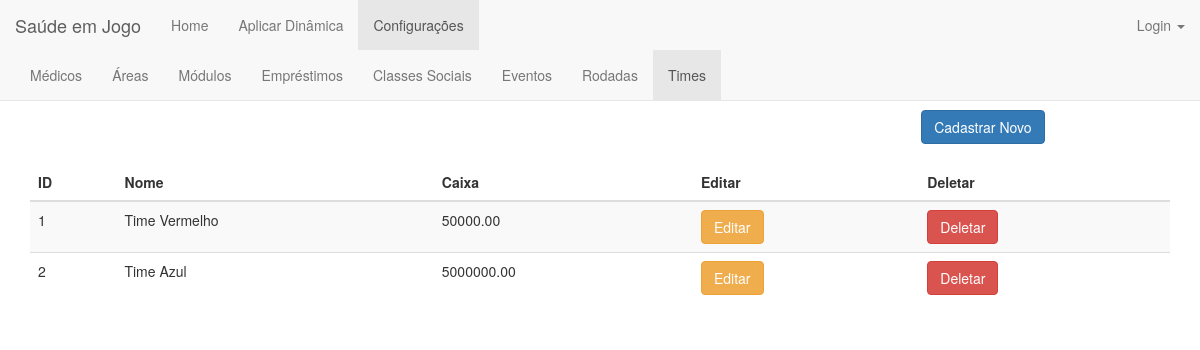
The app's page /time/ with its own data.
### jogo/models.py (models this page shows)
class Time(models.Model):
    nome = models.CharField(max_length=20) #NOME DO TIME
    login = models.CharField(max_length=15) #LOGIN PARA ENTRAR NO SISTEMA
    senha = models.CharField(max_length=20)
    caixa = models.FloatField(validators=[MinValueValidator(0.0)]) #QUANTIDADE NO CAIXA

### jogo/views.py (the view)
# urls.py: url(r'^time/$', views.time_index, name='time_index'),
def time_index(request):
    times = Time.objects.order_by('id')
    return render(request, 'time/time_index.html', {'times': times})

### jogo/templates/time/time_index.html (shortened to what this page needs)
{% extends 'jogo/base_configuracoes.html' %}
{% load staticfiles %}
{% block time %}class="active"{% endblock %}
{% block body %}
    <div class="container">
        <center><h1>Times</h1></center>
        <div align="right" style="margin-right: 11%">
            <a href="{% url 'jogo:time_new' %}"><button type="submit" class="btn btn-primary">Cadastrar Novo</button></a>
        </div>
        <br>
        <table class="table table-striped">
        <thead>
            <tr>
                <th>ID</th>
                <th>Nome</th>
                <th>Caixa</th>
                <th>Editar</th>
                <th>Deletar</th>
            </tr>
        </thead>
        <tbody>
            {% for time in times %}
                <tr>
                    <td>{{time.id}}</td>
                    <td>{{time.nome}}</td>
                    <td>{{time.caixa | floatformat:2}}</td>
                    <td><a href="{% url 'jogo:time_edit' time.id %}"><button type="button" class="btn btn-warning">Editar</button></a></td>
                    <td><a href="{% url 'jogo:time_delete' time.id %}"><button type="button" class="btn btn-danger">Deletar</button></a></td>
                </tr>
            {% endfor %}
        </tbody>
        </table>
    </div>
{% endblock body %}

### records on screen
Time: id "1", nome "Time Vermelho", caixa "50000.00"
Time: id "2", nome "Time Azul", caixa "5000000.00"
